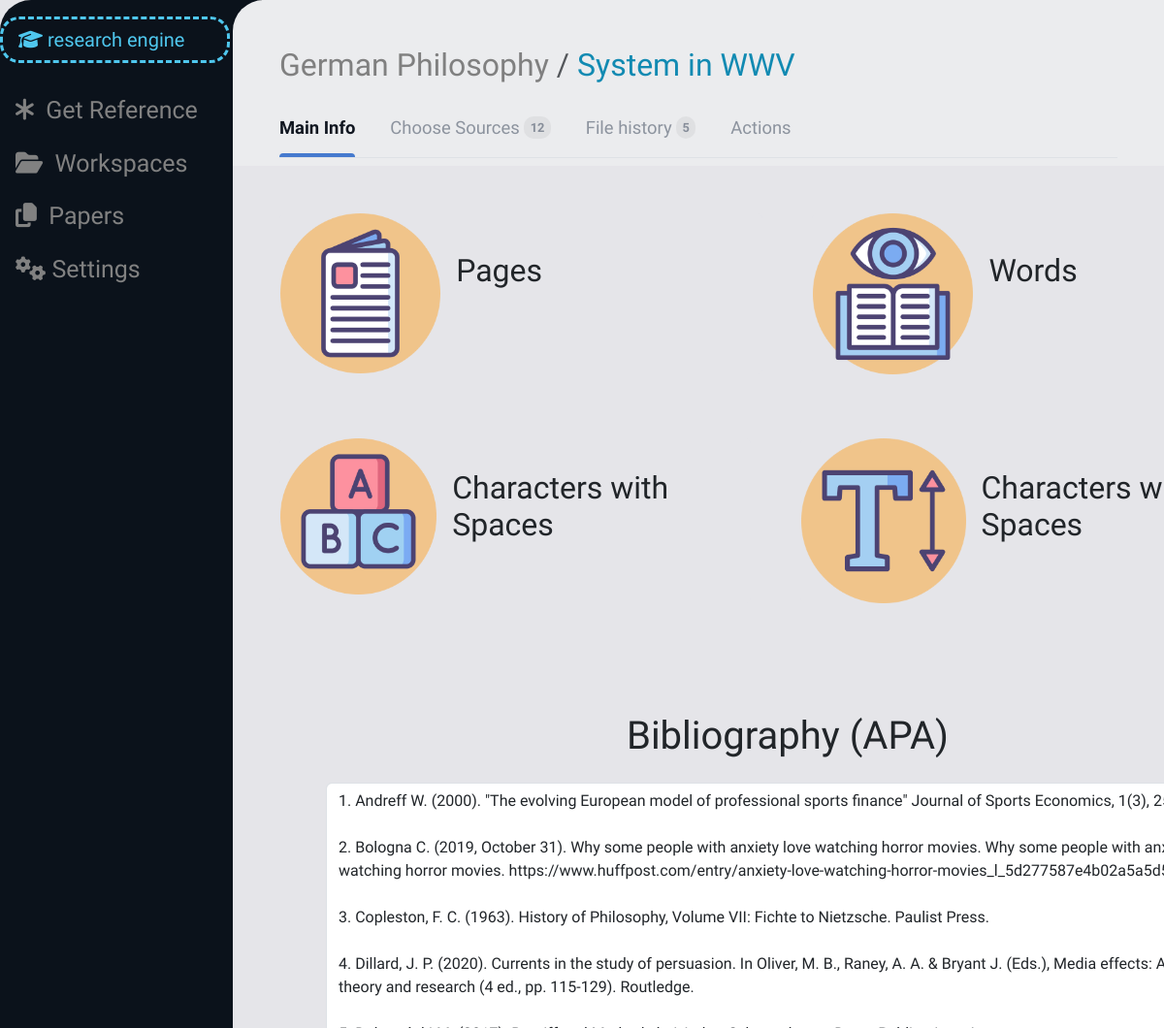
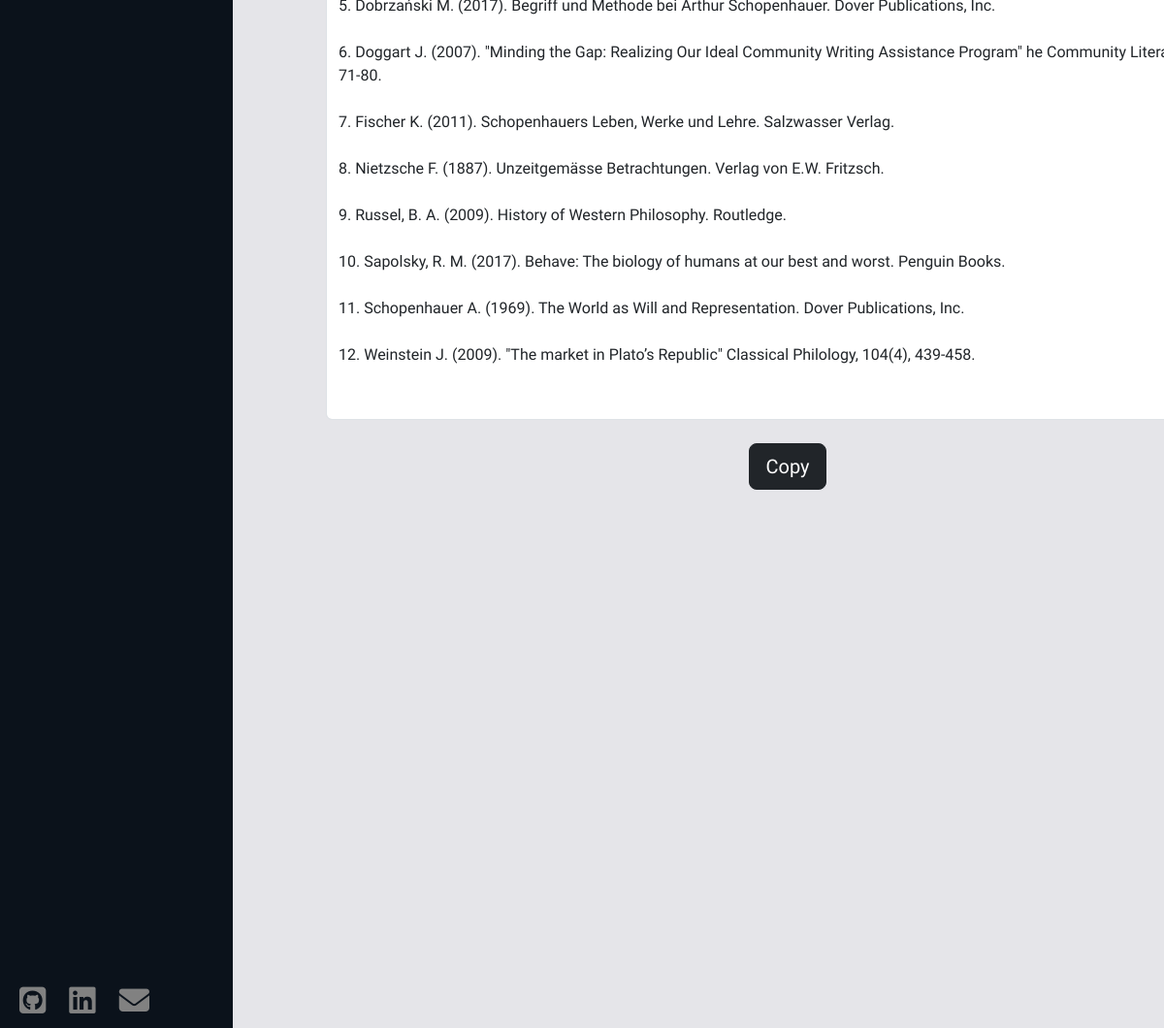
Screenshot of /paper_space/1 (signed in) with the database file from the repository (2 pictures, top to bottom).
### paper_work/models.py (models this page shows, shortened)
class Paper(models.Model):
    work_space = models.ForeignKey(WorkSpace, on_delete=models.CASCADE, related_name="papers")
    user = models.ForeignKey(User, on_delete=models.CASCADE, related_name="papers")
    title = models.CharField(max_length=50, unique=True)
    citation_style = models.CharField(max_length=3, choices=CITATION_STYLES)
    sources = models.ManyToManyField(Source, related_name="papers")
    archived = models.BooleanField(default=False)
    def __str__(self):
        return self.title
    def get_last_file_id(self) -> int | None:
        try:
            return PaperFile.objects.filter(paper=self).order_by("-pk")[0].pk
        except IndexError:
            return None
    def last_uploading_time(self) -> str:
        try:
            return PaperFile.objects.filter(paper=self).order_by("-pk")[0].uploading_time
        except IndexError:
            return None

class Bibliography(models.Model):
    paper = models.OneToOneField(Paper, on_delete=models.CASCADE, related_name="bibliography")
    apa = models.TextField(blank=True)
    mla = models.TextField(blank=True)

### work_space/models.py (models this page shows, shortened)
class WorkSpace(models.Model):
    owner = models.ForeignKey(User, on_delete=models.CASCADE, related_name="work_spaces")
    members = models.ManyToManyField(User, related_name="guest_work_spaces")
    title = models.CharField(max_length=50)
    archived = models.BooleanField(default=False)
    def __str__(self):
        return self.title

### paper_work/views.py (the view)
# urls.py: path("paper_space/<int:paper_id>", views.paper_space, name="paper_space"),
@login_required(redirect_field_name=None)
def paper_space(request, paper_id):
    paper = check_paper(paper_id, request.user)
    sources = paper.sources.all()
    paper_files = get_paper_files(paper)
    paper_data = {
        "paper": paper,
        "paper_sources": sources,
        "paper_files": paper_files,
        "number_of_sources": len(sources),
        "number_of_files": len(paper_files),
        "last_file_id": paper.get_last_file_id(),
        "bibliography": get_right_bibliography(paper),
        "chosen_source_ids": get_chosen_source_ids(paper),
        "last_uploading_time": paper.last_uploading_time(),
        "space_sources": get_work_space_sources(paper.work_space),
        "available_spaces": get_available_spaces(paper, request.user),
        "new_file_form": UploadPaperFileForm(),
        "rename_form": RenamePaperForm().set_initial(paper.title),
        "work_spaces": get_user_work_spaces(request.user),
        "papers": get_user_papers(request.user)
    }
    return render(request, "main/paper_space.html", paper_data)

### file_handling/forms.py
class UploadPaperFileForm(forms.Form):
    file = forms.FileField(widget=forms.FileInput(attrs={
        "accept": ACCEPTED_UPLOAD_FORMATS,
        "type": "file",
        "id": "file-field",
        "class": LARGE_FILE_FIELD,
        "placeholder": "File"})
    )
    commit_text = forms.CharField(required=False, widget=forms.TextInput(attrs={
        "type": "text",
        "id": "commit-field",
        "class": CLASS_,
        "autocomplete": "off",
        "placeholder": "Commit text"
    }))

### paper_work/forms.py
class RenamePaperForm(NewPaperForm):
    def set_initial(self, paper_title: str):
        self.fields["title"].initial = paper_title
        return self

### bookshelf/models.py (called while the page is built)
    def cast(self):
        return self.real_type.get_object_for_this_type(pk=self.pk)

    def get_type(self) -> str:
        source_type = self.cast()
        match source_type:
            case Book():
                return "book"
            case Article():
                return"article"
            case Chapter():
                return "chapter"
            case Webpage():
                return "webpage"

### file_handling/models.py (called while the page is built)
    def __str__(self):
        return f"{self.paper} #{self.version_number.split('#')[-1]}"

### paper_work/bibliography.py (called while the page is built)
def get_right_bibliography(paper: Paper) -> str | None:
    bibliography = get_bibliography(paper)
    if not bibliography:
        return None
    if paper.citation_style == "APA":
        return bibliography.apa
    elif paper.citation_style == "MLA":
        return bibliography.mla
    else:
        return None

def get_bibliography(paper: Paper) -> Bibliography | None:
    try:
        return Bibliography.objects.get(paper=paper)
    except ObjectDoesNotExist:
        return None

### paper_work/helpers.py (called while the page is built)
def get_available_spaces(paper: Paper, user: User) -> list:
    users_spaces = get_user_work_spaces(user)
    return [space for space in users_spaces if space != paper.work_space]

def get_paper_files(paper: Paper):
    return PaperFile.objects.filter(paper=paper).order_by("-version_number")

def get_chosen_source_ids(paper: Paper) -> list:
    return [source.pk for source in paper.sources.all()]

### user_management/helpers.py (called while the page is built)
def get_user_work_spaces(user: User, archived=False) -> list:
    return list(chain(
        user.work_spaces.filter(archived=archived), user.guest_work_spaces.filter(archived=archived)
    ))

def get_user_papers(user: User, archived=False):
    return user.papers.filter(archived=archived)

### templates/main/paper_space.html (shortened to what this page needs)
{% extends "layout.html" %}
{% load static %}
{% block header %}
    <nav aria-label="breadcrumb">
        <ol class="breadcrumb">
            <li class="breadcrumb-item"><a href="{% url 'work_space:space_view' paper.work_space.pk %}" class="color-grey">{{ paper.work_space }}</a></li>
            <li class="breadcrumb-item active light-blue" aria-current="page">
                <h2 class="one-liner light-blue">{{ paper }}&nbsp;</h2>
            </li>
        </ol>
    </nav>
{% endblock %}
{% block nav_links %}
    <nav class="nav-tabs" id="nav-tabs">
        <a onclick="show_paper_area('main-area');return false" href="#" type="button" class="active">
            Main Info
        </a>
        <a onclick="show_paper_area('sources-area');return false" href="#" type="button">
            Choose Sources&nbsp;<span>{{ number_of_sources }}</span>
        </a>
        <a onclick="show_paper_area('files-area');return false" href="#" type="button">
            File history&nbsp;<span>{{ number_of_files }}</span>
        </a>
        <a onclick="show_paper_area('actions-area');return false" href="#" type="button" id="actions-button">
            Actions
        </a>
    </nav>
{% endblock %}
{% block body %}
    <div class="paper-area" id="main-area">
        {% if last_file_id %}
            <div class="cards-row">
                <div class="card mb-3 transparent-card left-card" style="max-width: 540px;">
                    <div class="row g-0">
                        <div class="col-md-4">
                            <img src="/static/images/flat_icons/paper/pages.png" class="img-fluid rounded-start" alt="Pages">
                        </div>
                        <div class="col-md-8">
                            <div class="card-body">
                                <br><h2 class="card-title">Pages</h2>
                            </div>
                        </div>
                    </div>
                </div>
                <div class="card mb-3 ms-3 transparent-card right-card" style="max-width: 540px;">
                    <div class="row g-0">
                        <div class="col-md-4">
                            <img src="/static/images/flat_icons/paper/words.png" class="img-fluid rounded-start" alt="Words">
                        </div>
                        <div class="col-md-8">
                            <div class="card-body">
                                <br><h2 class="card-title">Words</h2>
                            </div>
                        </div>
                    </div>
                </div>
            </div><br><br>
            <div class="cards-row">
                <div class="card mb-3 transparent-card left-card" style="max-width: 540px;">
                    <div class="row g-0">
                        <div class="col-md-4">
                            <img src="/static/images/flat_icons/paper/characters_with_spaces.png" class="img-fluid rounded-start" alt="Characters with Spaces">
                        </div>
                        <div class="col-md-8">
                            <div class="card-body">
                                <h2 class="card-title mt-3">Characters with Spaces</h2>
                            </div>
                        </div>
                    </div>
                </div>
                <div class="card mb-3 ms-3 transparent-card right-card" style="max-width: 540px;">
                    <div class="row g-0">
                        <div class="col-md-4">
                            <img src="/static/images/flat_icons/paper/characters_without_spaces.png" class="img-fluid rounded-start" alt="Characters without Spaces">
                        </div>
                        <div class="col-md-8">
                            <div class="card-body">
                                <h2 class="card-title mt-3">Characters without Spaces</h2>
                            </div>
                        </div>
                    </div>
                </div>
            </div>
        {% else %}
            <a onclick="open_paper_actions(); return false" class="light-blue" href="#" type="button">
                <h1>Upload your first file to see statistics!</h1>
            </a>
        {% endif %}
        <br><br><br><br>
        {% if paper_sources %}
            <div>
                <h1 class="mb-4" id="bibliography-header">Bibliography ({{ paper.citation_style }})</h1>
                <textarea class="form-control ms-5" id="bibliography-textarea">{{ bibliography }}</textarea>
                <button onclick="copy_bibliography()" type="button" class="btn btn-lg btn-dark mt-4" id="bibliography-button">Copy</button>
            </div>
        {% else %}
            <script>disable_scrolling();</script>
        {% endif %}
    </div>
{% endblock %}

### templates/layout.html (shortened to what this page needs)
{% load static %}
<!DOCTYPE html>
<html lang="en">
    <head>
        <link href="https://cdn.jsdelivr.net/npm/bootstrap@5.3.2/dist/css/bootstrap.min.css" rel="stylesheet">
        <link href="{% static 'css/style.css' %}" rel="stylesheet">
    </head>
    <body>
        <div class="sidenav">
            <div id="re">
                {% if user.is_authenticated and not invitation %}
                    <div id="re-main-button" class="pointy-cursor" onclick="openNav()">
                        <i class="fa-solid fa-graduation-cap"></i>
                        research engine
                    </div>
                {% else %}
                    <div id="re-main-button">
                        <i class="fa-solid fa-graduation-cap"></i>
                        research engine
                    </div>
                {% endif %}
            </div>
            <div id="sidenav-closed-view">
                <a class="mt-4" href="{% url 'website:lobby' %}"><i class="fa-solid fa-asterisk"></i>&nbsp;&nbsp;Get Reference</a>
                {% if user.is_authenticated %}
                    <div>
                        {% if work_spaces %}
                            <a onclick="dropdown_spaces()" class="dropbtn pointy-cursor"><i class="fa-solid fa-folder-open"></i>&nbsp;&nbsp;Workspaces</a>
                        {% endif %}
                        {% if papers %}
                            <a onclick="dropdown_papers()" class="dropbtn pointy-cursor"><i class="fa-solid fa-copy"></i>&nbsp;&nbsp;Papers</a>
                        {% endif %}
                    </div>
                    <a href="{% url 'website:account_settings' %}"><i class="fa-solid fa-gears"></i>&nbsp;Settings</a>
                {% endif %}
                <nav id="footer-menu" class="nav pb-1 ps-1">
                    <a href="https://github.com/Arseniy007" class="color-black"><i class="fa-brands fa-square-github fa-lg"></i></a>
                    <a href="https://www.linkedin.com/in/arseniy-shapiro-162932289" class="color-black"><i class="fa-brands fa-linkedin fa-lg"></i></a>
                    <a id="email-link" class="color-black pointy-cursor" data-bs-toggle="popover" data-bs-title="Contact me :)" data-bs-content="arseniy.shapiro@gmail.com" data-html="true"><i class="fa-solid fa-envelope fa-lg"></i></a>
                </nav>
            </div>
        </div>
        <main>
            {% block headless %}
                <header id="header">
                    <h2 id="header-text">{% block header %}{% endblock %}</h2>
                    {% block nav_links %}{% endblock %}
                </header>
                <div id="content">
                    <div>
                        {% block body %}{% endblock %}
                    </div>
                </div>
            {% endblock %}
        </main>
    </body>
</html>

### static/css/style.css (style rules this page uses)
html, body { background-color: #e5e5e9; overscroll-behavior-y: none; margin: 0; height: 100%; }
main { margin-left: 240px; border-top-left-radius: 2rem; font-family: 'Special Elite', serif; overflow: hidden; position: relative; height: 100%; overflow-y: scroll; }
#content { background-color: #e5e5e9; padding: 3rem; overflow: hidden; display: table; height: 100%; }
.sidenav { height: 100%; width: 270px; position: fixed; top: 0; left: 0; border-top-left-radius: 2rem; background: #0b121b; overflow-x: hidden; transition: 0.5s; padding-top: 15px; border-right: solid; }
.sidenav a { padding: 6px 8px 6px 16px; margin-bottom: 5px; text-decoration: none; font-size: 25px; color: #818181; display: block; transition: 0.3s; font-family: 'Special Elite', serif; }
#re { margin-top: 2px; margin-bottom: 15px; }
#re-main-button { padding: 6px 8px 6px 16px; text-decoration: none; font-size: 20px; font-family: 'Special Elite', serif; color: #4fc7ee; display: block; border-style: dashed; margin-right: 30px; border-radius: 20px; }
#footer-menu { position: absolute; bottom: 0; }
header { padding: 3rem 3rem 0.5rem 3rem; background-color: #ebecee !important; }
.nav-tabs a, .nav-link { margin-right: 2rem; display: inline-block; padding: 1rem 0 1rem 0; font-size: 1.15rem; color: #8c939e; position: relative; }
.nav-tabs a.active { color: #101620; font-weight: 600; }
.nav-tabs a.active::after { content: ""; position: absolute; bottom: 0; left: 0; width: 100%; height: 4px; background: #457ace; border-top-right-radius: 10px; border-top-left-radius: 10px; }
.nav-tabs a span { border-radius: 10px; font-size: 0.8rem; padding: 0.25rem 0.4rem; font-weight: 600; vertical-align: middle; position: relative; top: -2px; background: #dfe0e2; color: #868d99; }
.one-liner { display: inline; }
.pointy-cursor { cursor: pointer; }
.cards-row { display: flex; justify-content: space-between; column-gap: 35px; }
.left-card { float: left; }
.right-card { float: right; }
.transparent-card { background-color: #e5e5e9 !important; border-color: #e5e5e9 !important; }
.reference-textarea, #bibliography-textarea { overflow: hidden; }
#bibliography-textarea { width: 1000px; }
#bibliography-header { display: flex; justify-content: center; }
#bibliography-button { display: block; margin: auto; }
a:link { text-decoration: none; }
.light-blue, #header-text, #form-header { color: #118ab2; }
.color-black { color: black; }
.color-grey { color: grey; }

### rows the page displays
Paper: work_space "German Philosophy", title "System in WWV", citation_style "APA"
Bibliography: apa "1. Andreff W. (2000). \"The evolving European model of professional sports finance\" Journal of Sports Economics, 1(3), 257–276. 2. Bologna C. (2019, October 31). Why some people with anxiety love watching horror movies. Why some people with anxiety love watching horror movies. https://www.huffpost.com/entry/anxiety-love-watching-horror-movies_l_5d277587e4b02a5a5d57b59e 3. Copleston, F. C. (1963). History of Philosophy, Volume VII: Fichte to Nietzsche. Paulist Press. 4. Dillard, J. P. (2020). Currents in the study of persuasion. In Oliver, M. B., Raney, A. A. & Bryant J. (Eds.), Media effects: Advances in theory and research (4 ed., pp. 115-129). Routledge. 5. Dobrzański M. (2017). Begriff…"

### other values shown
{{ number_of_sources }} "12"
{{ number_of_files }} "5"
